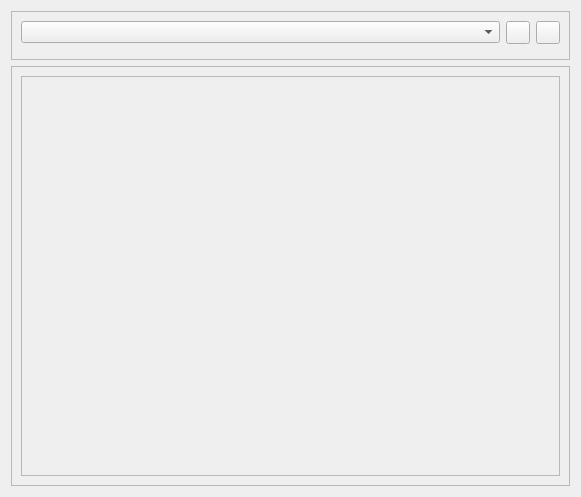
<ui version="4.0" >
 <class>VeritasConfig</class>
 <widget class="QWidget" name="VeritasConfig" >
  <property name="geometry" >
   <rect>
    <x>0</x>
    <y>0</y>
    <width>581</width>
    <height>497</height>
   </rect>
  </property>
  <property name="whatsThis" >
   <string>Test settings.

Select the test framework used in the project and set its detailed configuration.

Then you can add, edit and remove the test executables to be run. Once added, they can be run in the tool view of the framework test.

Note that you may not be able to add, edit or remove tests if the test framework and the build manager support automatic test discovery. In that case, just select the project in the tool view of the framework test and the test executables will be added automatically.</string>
  </property>
  <layout class="QVBoxLayout" name="verticalLayout_3" >
   <item>
    <widget class="QFrame" name="frameworkPanel" >
     <property name="frameShape" >
      <enum>QFrame::StyledPanel</enum>
     </property>
     <property name="frameShadow" >
      <enum>QFrame::Raised</enum>
     </property>
     <layout class="QVBoxLayout" name="frameworkLayout" >
      <item>
       <layout class="QHBoxLayout" name="horizontalLayout" >
        <item>
         <widget class="QComboBox" name="frameworkSelection" >
          <property name="toolTip" >
           <string>Test framework to use</string>
          </property>
          <property name="whatsThis" >
           <string>Select the test framework used in this project.</string>
          </property>
         </widget>
        </item>
        <item>
         <widget class="QToolButton" name="addExecutable" >
          <property name="toolTip" >
           <string>Add a new test executable</string>
          </property>
          <property name="whatsThis" >
           <string>Add a new test executable to be run.
The executable must use the specified framework. 

Note that you may not be able to add a new test if the test framework and the build manager support automatic test discovery. In that case, just select the project in the tool view of the framework test and the test executables will be added automatically.</string>
          </property>
          <property name="text" >
           <string/>
          </property>
         </widget>
        </item>
        <item>
         <widget class="QToolButton" name="expandDetails" >
          <property name="toolTip" >
           <string>Expand framework details</string>
          </property>
          <property name="whatsThis" >
           <string>Expand the framework configuration details.</string>
          </property>
          <property name="text" >
           <string/>
          </property>
         </widget>
        </item>
       </layout>
      </item>
      <item>
       <widget class="QFrame" name="frame" >
        <property name="frameShape" >
         <enum>QFrame::StyledPanel</enum>
        </property>
        <property name="frameShadow" >
         <enum>QFrame::Raised</enum>
        </property>
       </widget>
      </item>
     </layout>
    </widget>
   </item>
   <item>
    <widget class="QFrame" name="executables" >
     <property name="whatsThis" >
      <string>The list of test executables for the selected framework.

The list may be disabled if the test framework and the build manager support automatic test discovery.</string>
     </property>
     <property name="frameShape" >
      <enum>QFrame::StyledPanel</enum>
     </property>
     <property name="frameShadow" >
      <enum>QFrame::Raised</enum>
     </property>
     <layout class="QVBoxLayout" name="executableFieldsLayout" >
      <item>
       <widget class="QScrollArea" name="executablesScroll" >
        <property name="mouseTracking" >
         <bool>false</bool>
        </property>
        <property name="widgetResizable" >
         <bool>true</bool>
        </property>
        <widget class="QWidget" name="scrollAreaWidgetContents" >
         <property name="geometry" >
          <rect>
           <x>0</x>
           <y>0</y>
           <width>553</width>
           <height>410</height>
          </rect>
         </property>
         <layout class="QVBoxLayout" name="verticalLayout_2" >
          <item>
           <layout class="QVBoxLayout" name="scrollExeLayout" >
            <item>
             <spacer name="verticalSpacer" >
              <property name="orientation" >
               <enum>Qt::Vertical</enum>
              </property>
              <property name="sizeHint" stdset="0" >
               <size>
                <width>20</width>
                <height>216</height>
               </size>
              </property>
             </spacer>
            </item>
           </layout>
          </item>
         </layout>
        </widget>
       </widget>
      </item>
     </layout>
    </widget>
   </item>
  </layout>
 </widget>
 <resources/>
 <connections/>
</ui>
